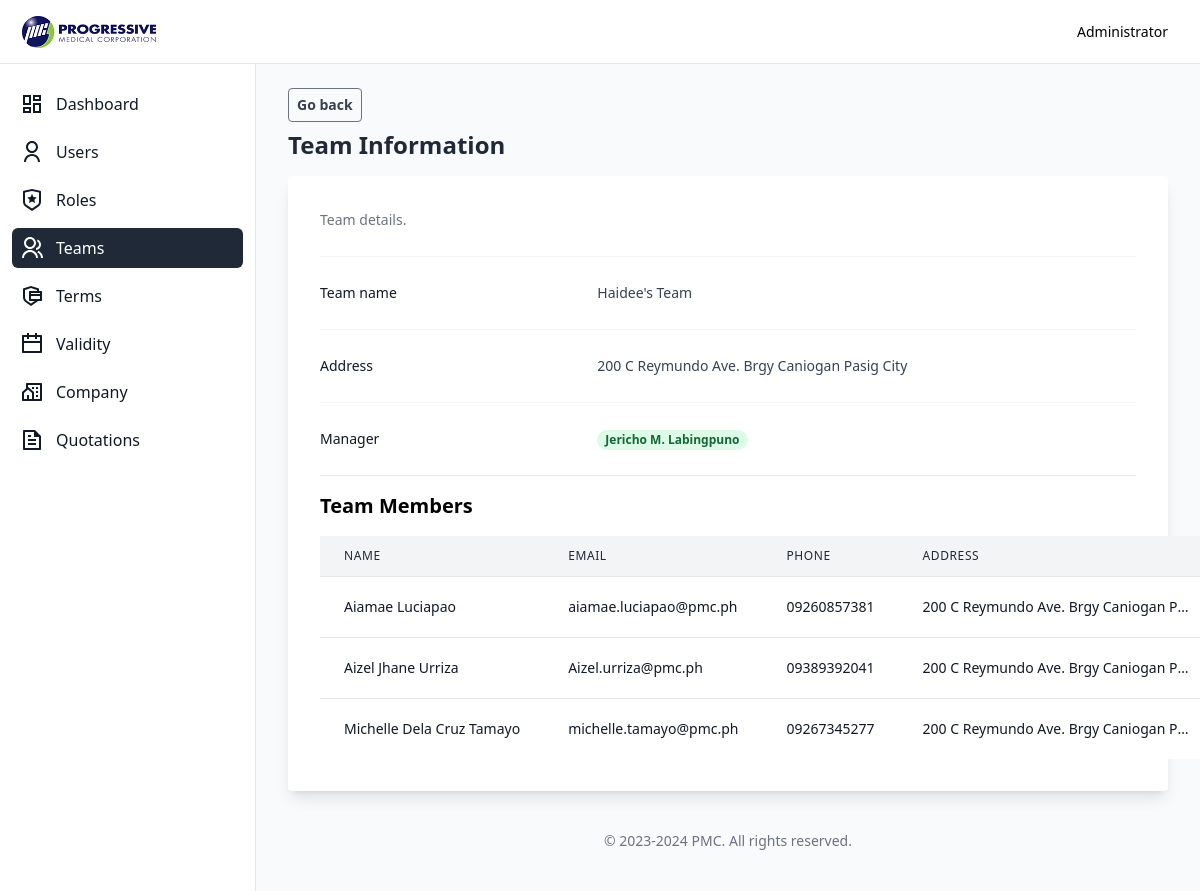
Screenshot of /team/show?id=3 (signed in) with the database file from the repository.
### tables this page shows
CREATE TABLE `team` (
  `id` int(11) NOT NULL,
  `name` varchar(255) NOT NULL,
  `address` text NOT NULL,
  `region_id` int(11) DEFAULT NULL,
  `manager_id` int(11) DEFAULT NULL
);

CREATE TABLE `user` (
  `id` int(11) NOT NULL,
  `name` varchar(255) NOT NULL,
  `address` text NOT NULL,
  `phone` varchar(100) NOT NULL,
  `email` varchar(100) NOT NULL,
  `password` varchar(100) NOT NULL,
  `role_id` int(11) NOT NULL,
  `team_id` int(11) DEFAULT NULL,
  `created_at` timestamp NOT NULL DEFAULT current_timestamp(),
  `updated_at` timestamp NULL DEFAULT NULL
);

### Core/functions.php (called while the page is built, shortened)
<?php
function urlIs($value) {
    return in_array(parse_url($_SERVER['REQUEST_URI'])['path'], $value);
}
function base_path($path)
{
    return BASE_PATH . $path;
}
function view($path, $attributes = [])
{
    extract($attributes);
    require base_path('views/' . $path);
}

### Http/controllers/team/show.php (called while the page is built, shortened)
<?php
$db = App::resolve('Core\Database');
$team = $db->query("SELECT team.*, user.id as user_id, user.name as manager FROM team LEFT JOIN user on team.manager_id = user.id WHERE team.id = :id", [
    'id' => $_GET['id']
])->find();
$users = $db->query("SELECT user.*, role.name as role FROM user JOIN role ON user.role_id = role.id WHERE user.team_id = :team_id ORDER BY name asc", [
    'team_id' => $_GET['id']
])->get();
view("team/show.view.php", [
    'heading' => "Team Information",
    'team' => $team,
    'users' => $users
]);

### public/index.php (called while the page is built, shortened)
<?php
require BASE_PATH . "Core/functions.php";
spl_autoload_register(function($class) {
    $phpMailerNamespace = 'PHPMailer\PHPMailer\\';
    if (strpos($class, $phpMailerNamespace) == 0) {
        $classFile = base_path("vendor/phpmailer/phpmailer/src/" . str_replace($phpMailerNamespace, '', $class) . ".php");
    }
    $classFile = base_path(str_replace('\\', DIRECTORY_SEPARATOR, $class) . ".php");
});
require base_path('bootstrap.php');
$router = new \Core\Router();
$uri = parse_url($_SERVER['REQUEST_URI'])['path'];
$method = $_POST['_method'] ?? $_SERVER['REQUEST_METHOD'];
try {
    $router->route($uri, $method);
} catch (ValidationException $exception) {
    Session::flash('errors', $exception->errors);
    Session::flash('old', $exception->old);
    return redirect($router->previousUrl());
}

### Core/App.php (called while the page is built, shortened)
<?php
class App {
    protected static $container;
    public static function setContainer($container)
    {
        static::$container = $container;
    }
    public static function container()
    {
        return static::$container;
    }
    public static function resolve($key)
    {
        return static::container()->resolve($key);
    }
}

### Core/Container.php (called while the page is built, shortened)
<?php
class Container {
    protected $bindings = [];
    public function bind($key, $resolver)
    {
        $this->bindings[$key] = $resolver;
    }
    public function resolve($key)
    {
        $resolver = $this->bindings[$key];
        return call_user_func($resolver);
    }
}

### config.php (called while the page is built)
<?php
return [
    'database' => [
        'host' => "localhost",
        'port' => 3306,
        'dbname' => "quotation",
        'charset' => 'utf8mb4',
    ],
    'mail' => [
        'host' => "smtp.larksuite.com",
        'username' => "no-reply@pmc.ph",
        'password' => "Unimex123",
        'port' => 465,
        'from' => 'no-reply@pmc.ph',
        'fromName' => 'Progressive Medical Corporation',
    ],
    'server' => [
        'APP_URL' => 'http://localhost:8000/',
    ]
];

### bootstrap.php (called while the page is built, shortened)
<?php
$container = new Container();
$container->bind('Core\Database', function () {
    $config = require base_path("config.php");
    return new Database($config['database']);
});

### Core/Database.php (called while the page is built, shortened)
<?php
class Database {
    private $connection;
    private $statement;
    public function __construct($config, $username = 'root', $password = '')
    {
        $dsn = "mysql:" . http_build_query($config, '', ';');
        $this->connection = new PDO($dsn, $username, $password, [
            PDO::ATTR_DEFAULT_FETCH_MODE => PDO::FETCH_ASSOC
        ]);
    }
    public function query($query, $params = [])
    {
        $this->statement = $this->connection->prepare($query);
        $this->statement->execute($params);
        return $this;
    }
    public function get()
    {
        return $this->statement->fetchAll();
    }
    public function find()
    {
        return $this->statement->fetch();
    }
}

### views/team/show.view.php (the view, shortened to what this page needs)
<?php require base_path('views/partials/head.php') ?>
   <?php require base_path('views/partials/nav.php') ?>
   <div class="flex overflow-hidden bg-white pt-16">
      <?php require base_path('views/partials/sidebar.php') ?>
      <div id="main-content" class="h-full w-full bg-gray-50 relative overflow-y-auto lg:ml-64">
         <main class="pt-6 px-4 lg:px-8">
            <div class="flex justify-start gap-2">
               <a href="/teams" title="Export" class="cursor-pointer bg-transparent hover:bg-gray-500 text-gray-700 font-semibold text-sm hover:text-white py-1.5 px-2 border border-gray-500 hover:border-transparent rounded">Go back</a>
            </div>
            <?php require base_path('views/partials/banner.php') ?>
            <div class="bg-white rounded shadow-lg p-4 px-2 md:p-8 mb-6">
               <div class="px-4 sm:px-0">
                  <p class="max-w-2xl text-sm leading-6 text-gray-500">Team details.</p>
               </div>
               <div class="mt-6 border-t border-gray-100">
                  <dl class="divide-y divide-gray-100">
                     <div class="px-4 py-6 sm:grid sm:grid-cols-3 sm:gap-4 sm:px-0">
                     <dt class="text-sm font-medium leading-6 text-gray-900">Team name</dt>
                     <dd class="mt-1 text-sm leading-6 text-gray-700 sm:col-span-2 sm:mt-0"><?= $team['name'] ?></dd>
                     </div>
                     <div class="px-4 py-6 sm:grid sm:grid-cols-3 sm:gap-4 sm:px-0">
                     <dt class="text-sm font-medium leading-6 text-gray-900">Address</dt>
                     <dd class="mt-1 text-sm leading-6 text-gray-700 sm:col-span-2 sm:mt-0"><?= $team['address'] ?></dd>
                     </div>
                     <div class="px-4 py-6 sm:grid sm:grid-cols-3 sm:gap-4 sm:px-0">
                     <dt class="text-sm font-medium leading-6 text-gray-900">Manager</dt>
                     <dd class="mt-1 text-sm leading-6 text-gray-700 sm:col-span-2 sm:mt-0">
                        <span class="px-2 inline-flex text-xs leading-5 font-semibold rounded-full bg-green-100 text-green-800">
                           <?= ucwords($team['manager']) ?>
                        </span>
                     </dd>
                     </div>
                  </dl>
               </div>
               <div>
                  <hr>
                  <h4 class="font-semibold text-xl my-4">Team Members</h4>
               </div>
               <table class="min-w-full divide-y divide-gray-200 w-full">
                  <thead>
                     <tr>
                        <th scope="col" class="px-6 py-3 bg-gray-100 text-left text-xs font-medium text-gray-800 uppercase tracking-wider">
                           Name
                        </th>
                        <th scope="col" class="px-6 py-3 bg-gray-100 text-left text-xs font-medium text-gray-800 uppercase tracking-wider">
                           Email
                        </th>
                        <th scope="col" class="px-6 py-3 bg-gray-100 text-left text-xs font-medium text-gray-800 uppercase tracking-wider">
                           Phone
                        </th>
                        <th scope="col" class="px-6 py-3 bg-gray-100 text-left text-xs font-medium text-gray-800 uppercase tracking-wider">
                           Address
                        </th>
                     </tr>
                  </thead>
                  <tbody class="bg-white divide-y divide-gray-200">
                  <?php if(!$users): ?>
                     <tr>
                        <td colspan="5" class="text-center px-6 py-4 whitespace-nowrap text-sm text-gray-900">
                           No members
                        </td>
                     </tr>
                  <?php else : ?>
                     <?php foreach($users as $user): ?>
                           <tr>
                              <td class="px-6 py-4 whitespace-nowrap text-sm text-gray-900">
                                 <?= $user['name'] ?>
                              </td>
                              <td class="px-6 py-4 whitespace-nowrap text-sm text-gray-900">
                                 <?= $user['email'] ?>
                              </td>
                              <td class="px-6 py-4 whitespace-nowrap text-sm text-gray-900">
                                 <?= $user['phone'] ?>
                              </td>
                              <td class="max-w-80 px-6 py-4 whitespace-nowrap text-sm text-gray-900 truncate">
                                 <?= htmlspecialchars($user['address']) ?>
                              </td>
                           </tr>
                     <?php endforeach ?>
                  <?php endif; ?>
                  </tbody>
               </table>
            </div>
         </main>
<?php require base_path('views/partials/footer.php') ?>

### Core/router.php (shortened to what this page needs)
<?php
class Router
{
    public $routes = [];
    public function add($method, $uri, $controller)
    {
        $this->routes[] = [
            'uri' => $uri,
            'controller' => $controller,
            'method' => $method,
            'middleware' => null
        ];
        return $this;
    }
    public function only($key)
    {
        $this->routes[array_key_last($this->routes)]['middleware'] = $key;
        return $this;
    }
    public function route($uri, $method)
    {
        foreach ($this->routes as $route) {
            if ($route['uri'] == $uri && $route['method'] == strtoupper($method)) {
                return require base_path('Http/controllers/' . $route['controller']);
            }
        }
    }
}

### views/partials/nav.php (shortened to what this page needs)
<nav class="bg-white border-b border-gray-200 fixed h-16 flex items-center justify-between z-30 w-full">
    <div class="px-3 py-3 lg:px-5 lg:pl-3">
        <div class="flex items-center justify-between">
            <div class="flex items-center justify-start">
                <a href="#" class="text-xl font-bold flex items-center lg:ml-2.5">
                <img src="../images/logo.png" alt="company-logo" class="h-8">
                </a>
            </div>
        </div>
    </div>
    <div class="px-3 lg:px-8">
        <div>
        <button type="button" class="relative flex max-w-xs items-center rounded-full text-sm" id="user-menu-button" aria-expanded="false" aria-haspopup="true">
            <h4 class="max-w-24 truncate">
                <?= $_SESSION['user']['name'] ?>
            </h4>
        </button>
        </div>
    </div>
</nav>

### views/partials/sidebar.php (shortened to what this page needs)
<aside id="sidebar" class="fixed hidden z-20 h-full top-0 left-0 pt-16 flex lg:flex flex-shrink-0 flex-col w-64 transition-width duration-75" aria-label="Sidebar">
    <div class="relative flex-1 flex flex-col min-h-0 border-r border-gray-200 bg-white pt-0">
        <div class="flex-1 flex flex-col pt-5 pb-4 overflow-y-auto">
            <div class="flex-1 px-3 bg-white divide-y space-y-1">
                <ul class="space-y-2 pb-2">
                <li class="group <?= urlIs(['/', '/dashboard', '/admin', '/gm-dashboard']) ? 'active' : '' ?>">
                    <a href="<?= (int)$_SESSION['user']['role_id'] == \Core\Role::SALES ? '/' : ((int)$_SESSION['user']['role_id'] == \Core\Role::SALES_MANAGER ? '/dashboard' : ((int)$_SESSION['user']['role_id'] == \Core\Role::GENERAL_MANAGER ? '/gm-dashboard' : '/admin')) ?>" class="flex items-center p-2 text-gray-900 hover:bg-gray-200 rounded-md group-[.active]:bg-gray-800 group-[.active]:text-white">
                    <svg xmlns="http://www.w3.org/2000/svg" viewBox="0 0 24 24" width="24" height="24"><path d="M13 21V11H21V21H13ZM3 13V3H11V13H3ZM9 11V5H5V11H9ZM3 21V15H11V21H3ZM5 19H9V17H5V19ZM15 19H19V13H15V19ZM13 3H21V9H13V3ZM15 5V7H19V5H15Z" fill="currentColor"></path></svg>
                        <span class="ml-3">Dashboard</span>
                    </a>
                </li>
                <?php
                    if((int)$_SESSION['user']['role_id'] == Role::ADMIN): ?>
                <li class="group <?= urlIs(['/users', '/user/create', '/user/show', '/user/edit']) ? 'active' : '' ?>">
                    <a href="/users" class="flex items-center p-2 text-gray-900 hover:bg-gray-200 rounded-md group-[.active]:bg-gray-800 group-[.active]:text-white">
                        <span class="ml-3 flex-1 whitespace-nowrap">Users</span>
                    </a>
                </li>
                <li class="group <?= urlIs(['/roles', '/role/create', '/role/show', '/role/edit']) ? 'active' : '' ?>">
                    <a href="/roles" class="flex items-center p-2 text-gray-900 hover:bg-gray-200 rounded-md group-[.active]:bg-gray-800 group-[.active]:text-white">
                        <span class="ml-3 flex-1 whitespace-nowrap">Roles</span>
                    </a>
                </li>
                <li class="group <?= urlIs(['/teams', '/team/create', '/team/show', '/team/edit']) ? 'active' : '' ?>">
                    <a href="/teams" class="flex items-center p-2 text-gray-900 hover:bg-gray-200 rounded-md group-[.active]:bg-gray-800 group-[.active]:text-white">
                        <span class="ml-3 flex-1 whitespace-nowrap">Teams</span>
                    </a>
                </li>
                <li class="group <?= urlIs(['/terms', '/term/create', '/term/show', '/term/edit']) ? 'active' : '' ?>">
                    <a href="/terms" class="flex items-center p-2 text-gray-900 hover:bg-gray-200 rounded-md group-[.active]:bg-gray-800 group-[.active]:text-white">
                        <span class="ml-3 flex-1 whitespace-nowrap">Terms</span>
                    </a>
                </li>
                <li class="group <?= urlIs(['/validity']) ? 'active' : '' ?>">
                    <a href="/validity" class="flex items-center p-2 text-gray-900 hover:bg-gray-200 rounded-md group-[.active]:bg-gray-800 group-[.active]:text-white">
                    <svg xmlns="http://www.w3.org/2000/svg" viewBox="0 0 24 24" width="24" height="24" fill="currentColor"><path d="M9 1V3H15V1H17V3H21C21.5523 3 22 3.44772 22 4V20C22 20.5523 21.5523 21 21 21H3C2.44772 21 2 20.5523 2 20V4C2 3.44772 2.44772 3 3 3H7V1H9ZM20 11H4V19H20V11ZM7 5H4V9H20V5H17V7H15V5H9V7H7V5Z"></path></svg>
                        <span class="ml-3 flex-1 whitespace-nowrap">Validity</span>
                    </a>
                </li>
                <li class="group <?= urlIs(['/companies', '/company/create', '/company/show', '/company/edit']) ? 'active' : '' ?>">
                    <a href="/companies" class="flex items-center p-2 text-gray-900 hover:bg-gray-200 rounded-md group-[.active]:bg-gray-800 group-[.active]:text-white">
                        <span class="ml-3 flex-1 whitespace-nowrap">Company</span>
                    </a>
                </li>
                <?php endif; ?>
                <li class="group <?= urlIs(['/quotations', '/quotation/create', '/quotation/show', '/quotation/edit']) ? 'active' : '' ?>">
                    <a href="/quotations" class="flex items-center p-2 text-gray-900 hover:bg-gray-200 rounded-md group-[.active]:bg-gray-800 group-[.active]:text-white">
                        <span class="ml-3 flex-1 whitespace-nowrap">Quotations</span>
                    </a>
                </li>
            </div>
        </div>
    </div>
</aside>

### views/partials/banner.php
<header class="mb-4">
    <div class="mx-auto pt-2">
        <h2 class="font-semibold text-2xl text-gray-800 dark:text-gray-200 leading-tight">
            <?= $heading ?>
        </h2>
    </div>
</header>

### views/partials/footer.php (shortened to what this page needs)
            <p class="text-center text-sm text-gray-500 my-10">
                &copy; 2023-2024 <a href="#" class="hover:underline" target="_blank">PMC</a>. All rights reserved.
            </p>
         </div>
      </div>
   </div>
</body>
</html>

### rows the page displays
team: name "Haidee's Team", address "200 C Reymundo Ave. Brgy Caniogan Pasig City", manager.name "Jericho M. Labingpuno"
user: name "Aiamae Luciapao", email "aiamae.luciapao@pmc.ph", phone "09260857381", address "200 C Reymundo Ave. Brgy Caniogan P…"
user: name "Aizel Jhane Urriza", email "Aizel.urriza@pmc.ph", phone "09389392041", address "200 C Reymundo Ave. Brgy Caniogan P…"
user: name "Michelle Dela Cruz Tamayo", email "michelle.tamayo@pmc.ph", phone "09267345277", address "200 C Reymundo Ave. Brgy Caniogan P…"
